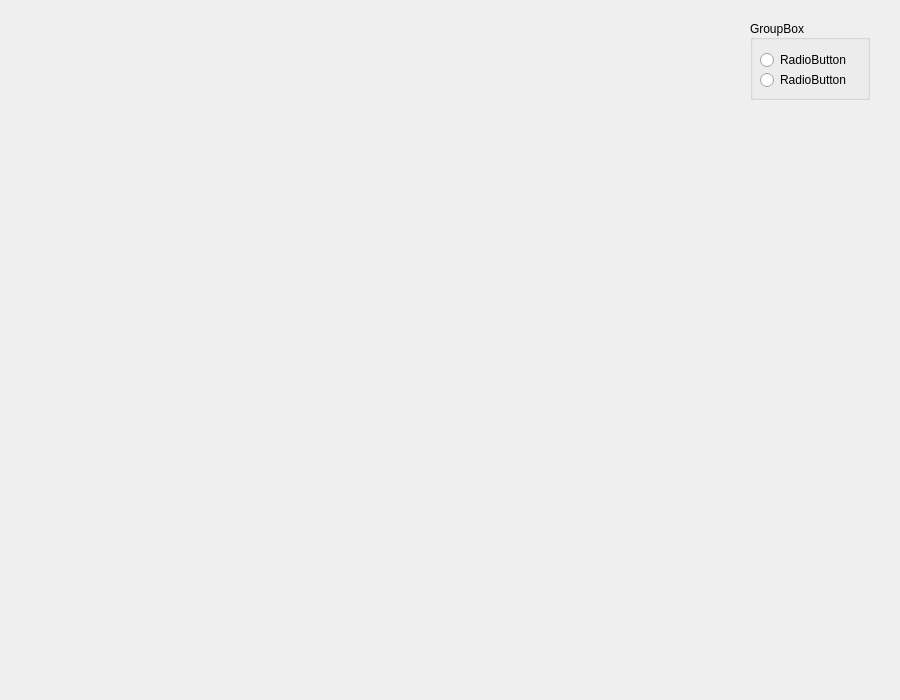
<?xml version="1.0" encoding="UTF-8"?>
<ui version="4.0">
 <class>Form</class>
 <widget class="QWidget" name="Form">
  <property name="geometry">
   <rect>
    <x>0</x>
    <y>0</y>
    <width>900</width>
    <height>700</height>
   </rect>
  </property>
  <property name="windowTitle">
   <string>Form</string>
  </property>
  <widget class="QGroupBox" name="groupBox">
   <property name="geometry">
    <rect>
     <x>750</x>
     <y>20</y>
     <width>120</width>
     <height>80</height>
    </rect>
   </property>
   <property name="title">
    <string>GroupBox</string>
   </property>
   <property name="alignment">
    <set>Qt::AlignLeading|Qt::AlignLeft|Qt::AlignVCenter</set>
   </property>
   <widget class="QRadioButton" name="radioPersp">
    <property name="geometry">
     <rect>
      <x>10</x>
      <y>30</y>
      <width>100</width>
      <height>20</height>
     </rect>
    </property>
    <property name="sizePolicy">
     <sizepolicy hsizetype="Maximum" vsizetype="Fixed">
      <horstretch>0</horstretch>
      <verstretch>0</verstretch>
     </sizepolicy>
    </property>
    <property name="text">
     <string>RadioButton</string>
    </property>
   </widget>
   <widget class="QRadioButton" name="radioOrtho">
    <property name="geometry">
     <rect>
      <x>10</x>
      <y>50</y>
      <width>100</width>
      <height>20</height>
     </rect>
    </property>
    <property name="text">
     <string>RadioButton</string>
    </property>
   </widget>
  </widget>
 </widget>
 <resources/>
 <connections/>
</ui>
